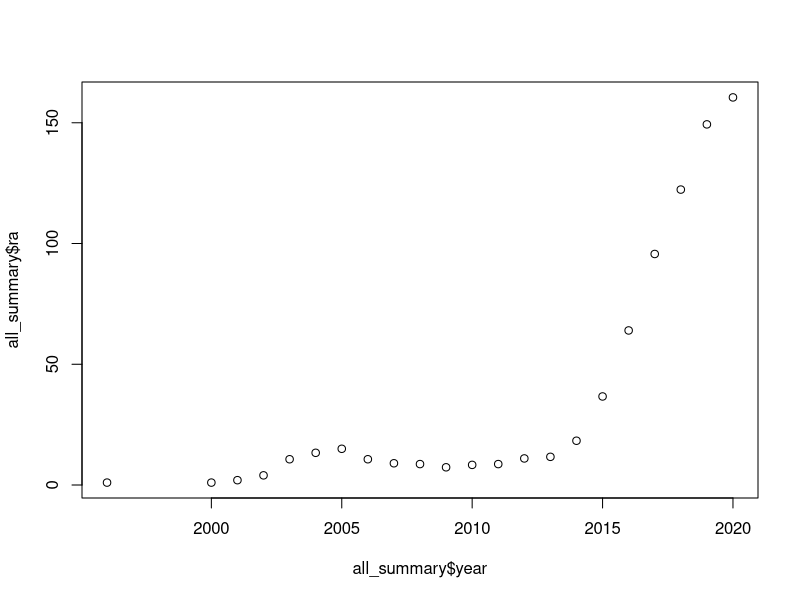

The R source for this figure: (Note: this script raises an error after producing the figure.)
# https://www.webofscience.com/wos/woscc/summary/43de65e1-c86a-4ec1-aba3-91600773bb7d-01538dd3/relevance/1

all <- read.csv("data/webofscience_amber.csv")
all<- all[all$Publication.Year <2021,]
nrow(all)

all_summary <- setNames(data.frame(table(all$Publication.Year)),
                        c("year", "count"))
all_summary$year <- as.numeric(as.character(all_summary$year))


all_summary$ra <- caTools::runmean(all_summary$count, 3, alg="C")

plot(all_summary$year, all_summary$ra)

library(segmented)

my.lm <- lm(ra~year, data=all_summary)
pscore.test(my.lm)
davies.test(my.lm)


my.seg <- segmented(my.lm, 
                    seg.Z = ~ year, 
                    psi = 2013)

# additional breakpoints?
pscore.test(my.seg,~year, more.break = T) 
davies.test(my.seg)

# get the breakpoints
my.seg$psi


my.fitted <- fitted(my.seg)
my.model <- data.frame(year = all_summary$year, 
                       count = all_summary$ra, fit=my.fitted)


yrs <- round(my.seg$psi[,2])
yrs

my.model$cat <- NA
my.model$cat[my.model$year <yrs] <- "1"
my.model$cat[my.model$year >yrs] <- "2"
my.model$cat[is.na(my.model$cat)] <- "3"

my.lines <- round(my.seg$psi[, 2])


ggplot(my.model) +
  geom_vline(xintercept = my.lines, linetype = "dashed") +
  # geom_line(data=my.model, aes(x=year,y=count), size=1) +
  geom_line(aes(x=year, y=fit, col=cat)) +
  geom_point(aes(x=year, y=count, col=cat))

### PLOT
#####
# At the breakpoint (break1), the segments b and c intersect

#b0 + b1*x = c0 + c1*x

b0 <- coef(my.seg)[[1]]
b1 <- coef(my.seg)[[2]]

# Important:
# the coefficients are the differences in slope in comparison to the previous slope
c1 <- coef(my.seg)[[2]] + coef(my.seg)[[3]]
break1 <- my.seg$psi[[2]]

#Solve for c0 (intercept of second segment):
c0 <- b0 + b1 * break1 - c1 * break1

# first line: 
#y = b0 + b1*x
#y = intercept1 + slope1 * x

x1 <- 1995: (yrs-1)
df1 <- all_summary[all_summary$year %in% x1,]
mod1 <- lm(ra~year, df1)
y1= predict(mod1, newdata = data.frame(year=x1))

# second line:
#y = c0 + c1*x
#y = intercept2 + slope2 * x

x2 <- 2015:2020
df2 <- all_summary[all_summary$year %in% x2,]
mod2 <- lm(ra~year + I(year^2), df2)
x3 <- 2015:2021
y2= predict(mod2, newdata = data.frame(year=x3))

my.lines <- round(my.seg$psi[, 2])

library(ggthemes)
theme_set(theme_hc(base_size=14) %+replace%
            theme(legend.title = element_text(
              face="bold"),
              axis.title = element_text(face="bold"),
              axis.title.y = element_text(angle=90),
              legend.position="bottom",
              plot.title = element_text(face="bold", hjust=0, size=16))
)

p <- ggplot() +
  geom_vline(xintercept = my.lines, linetype = "dashed") +
  # geom_line(data=my.model, aes(x=year,y=count), size=1) +
  geom_line(data=data.frame(x1, y1, cat="1"), 
            aes(x=x1, y=y1, col=cat), size=1) +
  geom_line(data=data.frame(x3, y2, cat="2"), 
            aes(x=x3, y=y2, col=cat), size=1) +
  
  scale_x_continuous(limits=c(1988, 2027), 
                     breaks = seq(1990, 2020, 5)) +
  labs(x="Year", y="Number of publications")

labs <- read.csv("data/timeline2.csv")
labs <- merge(labs, all_summary, by.x="x1", by.y="year", all.x=T, all.y=F)
labs$ra[labs$x1%in%c(1994, 1995)] <- 0

hj <- 0
hj2 <- 1

ny <- -10
pal <- c("1"="#c06c13","2"="#ff9009","3"="#340e06")

p1 <- p +
  
  # Adding annotations for years
  geom_text(data=labs[labs$hj=="right",], aes(x=x1, y=y1, label=x1, hjust=hj), 
            size=5, hjust=hj2, vjust=0.5, col=pal[1], fontface=2) +
  geom_text(data=labs[labs$hj=="right",], aes(x=x1, y=y1, label=label2), 
            size=3,  vjust=0.5,
            nudge_y = ny, hjust=hj2, lineheight = 0.8, col=pal[1]) +
  geom_segment(data=labs[labs$hj=="right",], aes(x=x1, xend=x1,y=ra, yend=y1-20),
               col="darkgrey") +
  geom_text(data=labs[labs$hj=="left",], aes(x=x1, y=y1, label=x1, hjust=hj), 
            size=5, hjust=hj, vjust=1, col= pal[2], fontface=2) +
  geom_text(data=labs[labs$hj=="left",], aes(x=x1, y=y1, label=label2), 
            size=3,  vjust=1, col=pal[2],
            nudge_y = ny, hjust=hj, lineheight = 0.8) +
  geom_segment(data=labs[labs$hj=="left",], aes(x=x1, xend=x1,y=ra, yend=y1),
               col="darkgrey") +
  geom_point(data=my.model, aes(x=year, y=count, col=cat, shape=cat), 
             size=4, fill="white", stroke=2) +
  
  scale_shape_manual(values=c("1"=16,"2"=16,"3"=21), guide=F)+
  scale_color_manual(values=pal, guide=F) + 
  # Add stats
  annotate("text", x=2010, y=10, 
           label= paste0("italic(R) ^ 2 ==", format(summary(mod1)$adj.r, digits=3)),
           parse=T, hjust=hj, size=3)+
  annotate("text", x=2010, y=2, 
           label= paste0("italic(p) ==", format(anova(mod1)$'Pr(>F)'[1], digits=3)),
           parse=T, hjust=hj, size=3) +
  annotate("text", x=2025, y=10, 
           label= paste0("italic(R) ^ 2 ==", format(summary(mod2)$adj.r, digits=3)),
           parse=T, hjust=hj, size=3)+
  annotate("text", x=2025, y=2, 
           label= paste0("italic(p) ==", format(anova(mod2)$'Pr(>F)'[1], digits=3)),
           parse=T, hjust=hj, size=3) +
  annotate("curve", x=2017, xend=2014.5, y=15, yend=22, arrow = arrow(type = "closed", length = unit(0.1, "inches"))
  ) +
  annotate("text", x=2017, y=14, 
           label="breakpoint\nidentified", size=3, hjust=hj,
           lineheight=0.8) +
  annotate("segment", x=2014, xend=2013, y=245, yend=245, 
           arrow = arrow(type = "closed", length = unit(0.1, "inches")))



x11(w=10, h=6);p1

ggsave("plots/Fig_02.svg", p1, w=10, h=6)
